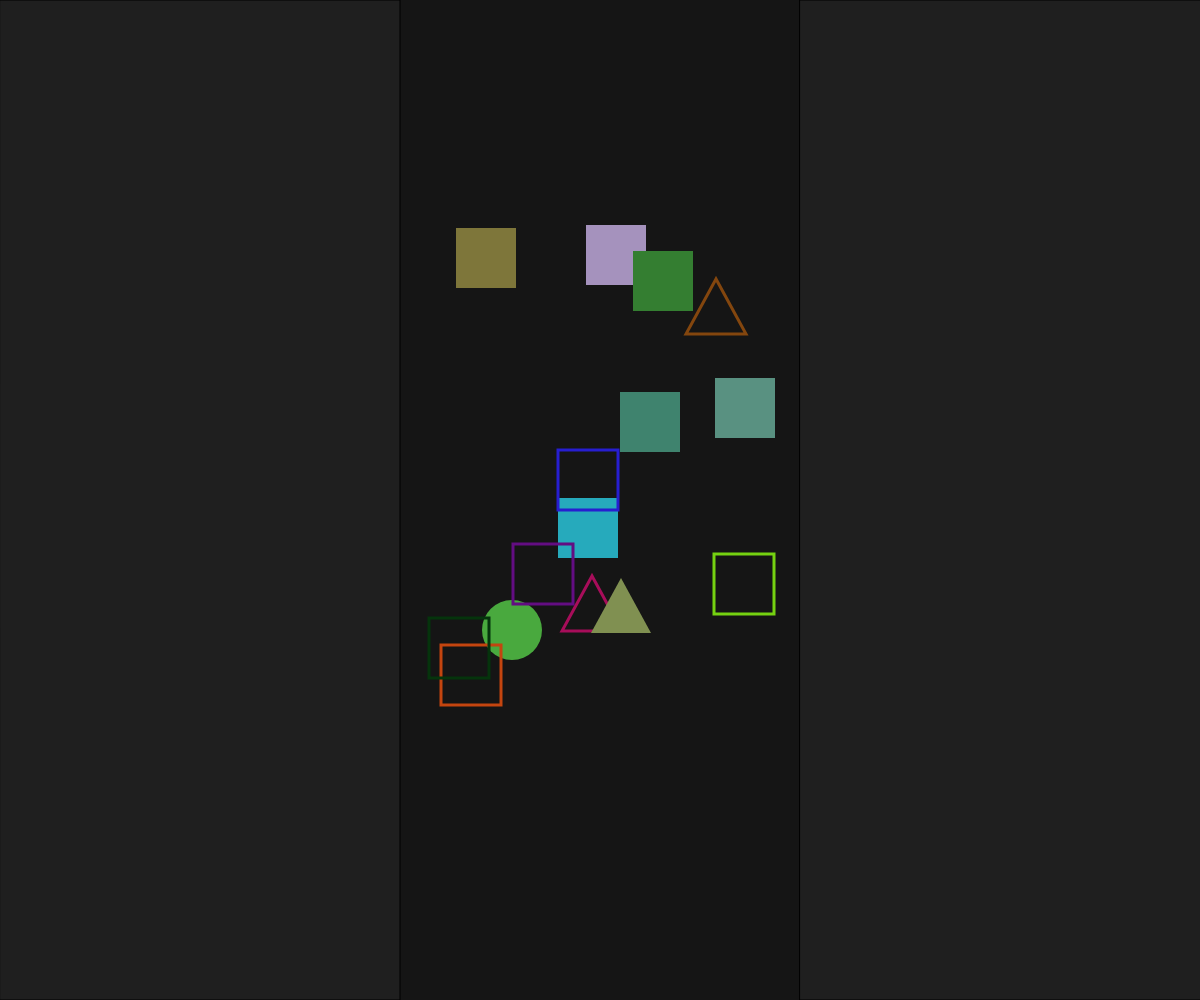
Frame 1 (no input)
Frame 60 (no input): identical to frame 1, image omitted
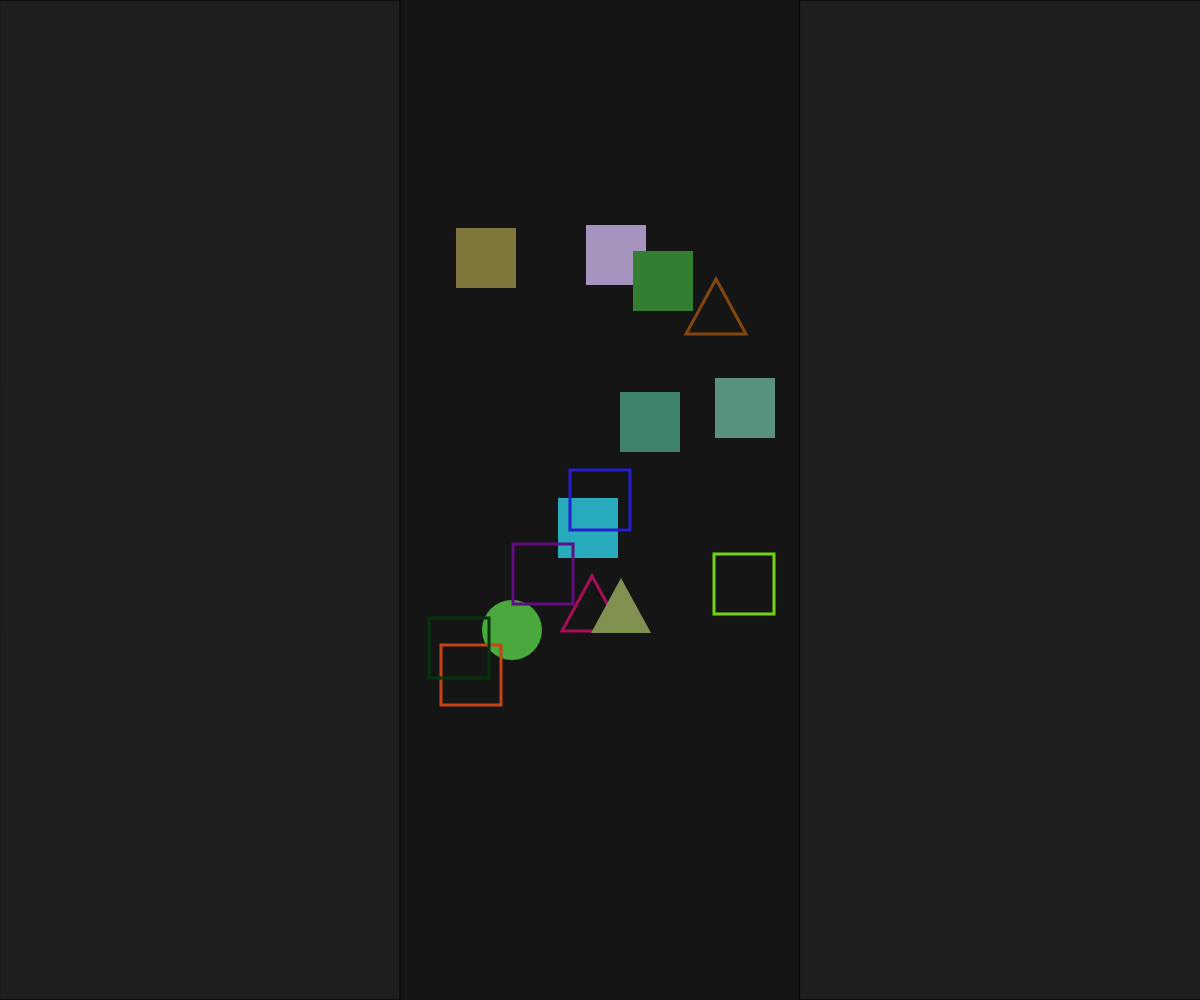
Frame 120 (the mouse pressed at the canvas centre since frame 60)

The p5.js sketch that drew these frames (run headless with seeded random() and noise() and a simulated clock; from frame 60 on, the mouse is pressed at the canvas centre):

// p5.js sketch
// ── sketch.js
let x;
let y;

let cant = 15;

let f = [];

function setup() {
  createCanvas(windowWidth, windowHeight);
  x = windowWidth;
  y = windowHeight;


  for (let i = 0; i < cant; i++) {
    f[i] = new Formas();
  }

}

function draw() {
  background(21);
  fill(31);
  rect(0, 0, x / 3, y);
  rect(x - x / 3, 0, x, y);

  for (let i = 0; i < cant; i++) {
    f[i].draw();
    f[i].funct();
  }
}

// ── objetos.js
class Formas {
  constructor() {
    this.rad = 30;
    this.agarrando = false;
    this.mover = true;

    this.vibrarEn = round(random(900, 1200));
    this.vibrando = false;
    this.vibrar = 0;


    this.posX = width / 2 + round(random(-150, 150));
    this.posY = height / 2 + round(random(-260, 260));

    this.veloX = 3.8;
    this.veloY = 3.8;

    this.dirX = 1;
    this.dirY = 1;

    this.r = round(random(210));
    this.g = round(random(210));
    this.b = round(random(210));

    this.forma = round(random(0, 2));
    this.relleno = round(random(0, 1));
  }

  draw() {
    angleMode(RADIANS);
    push();
    if (this.forma == 0) { // CIRCULOS
      push();
      ellipseMode(RADIUS);
      if (this.relleno == 0) {
        fill(this.r, this.g, this.b);
        noStroke();
      } else {
        noFill();
        stroke(this.r, this.g, this.b);
      }
      strokeWeight(3);
      translate(this.posX, this.posY);
      rotate(this.vibrar);
      ellipse(0, 0, this.rad, this.rad);
      pop();
    }

    if (this.forma == 1) { // RECTANGULOS
      push();
      rectMode(RADIUS);
      if (this.relleno == 0) {
        fill(this.r, this.g, this.b);
        noStroke();
      } else {
        noFill();
        stroke(this.r, this.g, this.b);
        strokeWeight(3);
      }
      translate(this.posX, this.posY);
      rotate(this.vibrar);
      rect(0, 0, this.rad, this.rad);
      pop();
    }

    if (this.forma == 2) { // TRIANGULOS
      push();
      rectMode(RADIUS);
      if (this.relleno == 0) {
        fill(this.r, this.g, this.b);
        noStroke();
      } else {
        noFill();
        stroke(this.r, this.g, this.b);
        strokeWeight(3);
      }
      translate(this.posX, this.posY);
      rotate(this.vibrar);
      triangle(0, 0 - 25, 0 - 30, 0 + 30, 0 + 30, 0 + 30);
      pop();
    }
    pop();
  }

  funct() {
    this.distan = dist(this.posX, this.posY, mouseX, mouseY);

    push();
    fill(255, 5, 5);
    pop();

    // DRAG

    if (this.distan <= this.rad && this.mover == true) {
      if (mouseIsPressed) {
        this.posX = mouseX;
        this.posY = mouseY;
        this.vibrarEn = round(random(900, 1200));
        this.vibrando = false;
        this.vibrar = 0;
      }
    }

    // REBOTES

    if (this.posX < (x / 3) - this.rad + 5 || this.posX > (x - (x / 3)) + this.rad - 5) {
      this.posX = this.posX + this.veloX * this.dirX;
      this.posY = this.posY + this.veloY * this.dirY;
      this.vibrarEn = 999;
      this.vibrando = false;
      this.vibrar = 0;
    }

    if (this.posX < (x / 3) - this.rad - 35 || this.posX > (x - (x / 3)) + this.rad + 35) {
      this.mover = false;
    }

    if (this.posX >= (x / 3) - this.rad - 1 && this.posX <= (x / 3) || this.posX <= this.rad + 1) {
      this.dirX *= -1;
    }
    if (this.posX <= (x - (x / 3)) + this.rad + 1 && this.posX >= (x - (x / 3)) || this.posX >= x - this.rad - 1) {
      this.dirX *= -1;
    }


    if (this.posY >= y - this.rad - 1 || this.posY <= this.rad + 1) {
      this.dirY *= -1;
    }

    // vibrar

    this.vibrarEn = this.vibrarEn - 1;
    if (this.vibrarEn <= 0) {
      this.vibrarEn = 0;
      this.vibrando = true;
    }

    if(this.vibrando == true){
      this.vibrar = random(0,2);
      this.posX = this.posX + random(-0.5,0.5);
      this.PosY = this.posY + random(-0.5,0.5);
    }

  }
}
